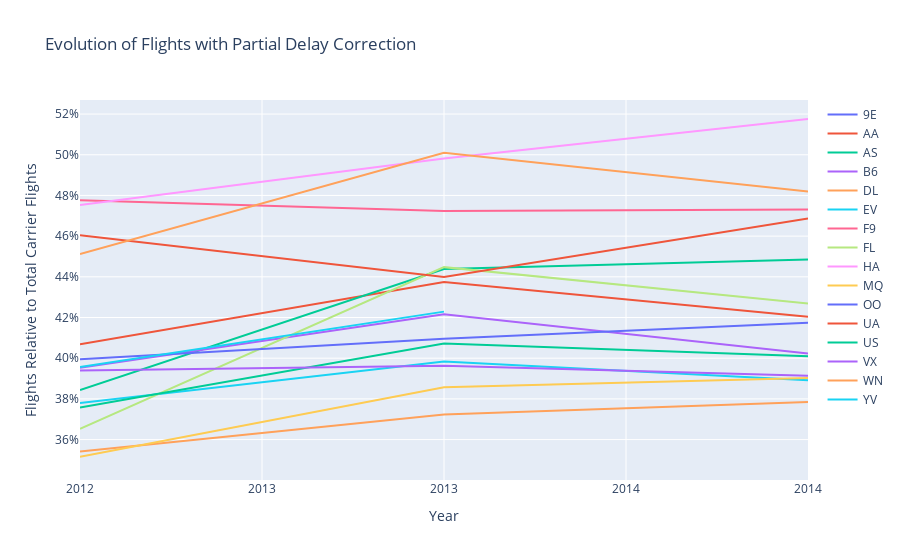

The notebook cell this image was saved under:
### Markdown cell above
EVOLUTION OF DELAY CORRECTIONS COUNT RELATIVE TO FLIGHT COUNT PER CARRIER ACROSS INDIVIDUAL YEARS: Partial Delay Correction

### Code cell
traces = []
changePerCarrierMap = dict()
years = []

for i in range(len(carrierDelayCountEvolution.toPandas()['Year'])):
    if not carrierDelayCountEvolution.toPandas()['Year'][i] in years:
        years.append(carrierDelayCountEvolution.toPandas()['Year'][i])

years.sort()
        
for i in range(len(carrierDelayCountEvolution.toPandas()['Carrier'])):
    if not carrierDelayCountEvolution.toPandas()['Carrier'][i] in changePerCarrierMap:
        changePerCarrierMap[carrierDelayCountEvolution.toPandas()['Carrier'][i]] = []
        
    changePerCarrierMap[carrierDelayCountEvolution.toPandas()['Carrier'][i]].append(carrierDelayCountEvolution.toPandas()['PartialDelayCorrection'][i])
    
for key in changePerCarrierMap:
    traces.append(go.Scatter(
        y = changePerCarrierMap[key],
        x = years,
        mode = 'lines',
        name = key))
       
layout = dict(title = 'Evolution of Flights with Partial Delay Correction',
              xaxis= dict(title= 'Year',zeroline= False,tickformat='d'),
              yaxis= dict(title= 'Flights Relative to Total Carrier Flights',tickformat=',.0%')
             )

fig = dict(data = traces, layout = layout)

pyo.iplot(fig)

### Figure 1 — Plotly figure (JSON) as saved in the notebook; plotly's stock layout.template omitted (floating-point values rounded to 4 significant figures)
{"data": [{"mode": "lines", "name": "9E", "type": "scatter", "x": [2012, 2013, 2014], "y": [0.3495]}, {"mode": "lines", "name": "AA", "type": "scatter", "x": [2012, 2013, 2014], "y": [0.4069, 0.4375, 0.4203]}, {"mode": "lines", "name": "AS", "type": "scatter", "x": [2012, 2013, 2014], "y": [0.3843, 0.4438, 0.4485]}, {"mode": "lines", "name": "B6", "type": "scatter", "x": [2012, 2013, 2014], "y": [0.3953, 0.4216, 0.4023]}, {"mode": "lines", "name": "DL", "type": "scatter", "x": [2012, 2013, 2014], "y": [0.3542, 0.3723, 0.3784]}, {"mode": "lines", "name": "EV", "type": "scatter", "x": [2012, 2013, 2014], "y": [0.378, 0.3984, 0.3892]}, {"mode": "lines", "name": "F9", "type": "scatter", "x": [2012, 2013, 2014], "y": [0.4777, 0.4724, 0.4731]}, {"mode": "lines", "name": "FL", "type": "scatter", "x": [2012, 2013, 2014], "y": [0.3653, 0.4448, 0.4269]}, {"mode": "lines", "name": "HA", "type": "scatter", "x": [2012, 2013, 2014], "y": [0.4752, 0.4981, 0.5176]}, {"mode": "lines", "name": "MQ", "type": "scatter", "x": [2012, 2013, 2014], "y": [0.3515, 0.3857, 0.3903]}, {"mode": "lines", "name": "OO", "type": "scatter", "x": [2012, 2013, 2014], "y": [0.3995, 0.4096, 0.4175]}, {"mode": "lines", "name": "UA", "type": "scatter", "x": [2012, 2013, 2014], "y": [0.4604, 0.4399, 0.4687]}, {"mode": "lines", "name": "US", "type": "scatter", "x": [2012, 2013, 2014], "y": [0.3758, 0.4072, 0.4009]}, {"mode": "lines", "name": "VX", "type": "scatter", "x": [2012, 2013, 2014], "y": [0.3939, 0.3963, 0.3914]}, {"mode": "lines", "name": "WN", "type": "scatter", "x": [2012, 2013, 2014], "y": [0.4512, 0.501, 0.4819]}, {"mode": "lines", "name": "YV", "type": "scatter", "x": [2012, 2013, 2014], "y": [0.3957, 0.4229]}], "layout": {"autosize": true, "title": {"text": "Evolution of Flights with Partial Delay Correction"}, "xaxis": {"autorange": true, "range": [2012, 2014], "tickformat": "d", "title": {"text": "Year"}, "type": "linear", "zeroline": false}, "yaxis": {"autorange": true, "range": [0.3401, 0.5269], "tickformat": ",.0%", "title": {"text": "Flights Relative to Total Carrier Flights"}, "type": "linear"}}}
